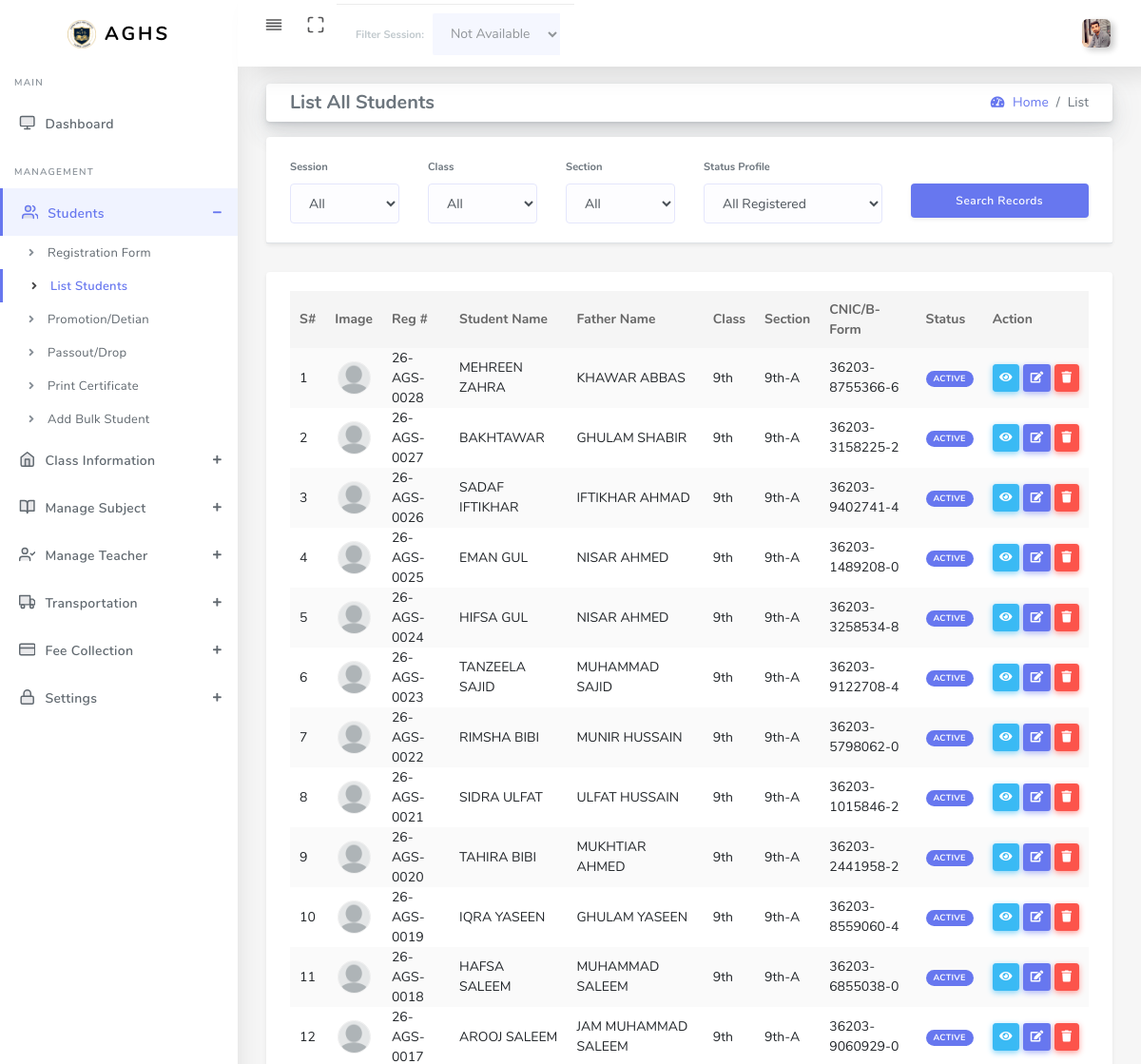
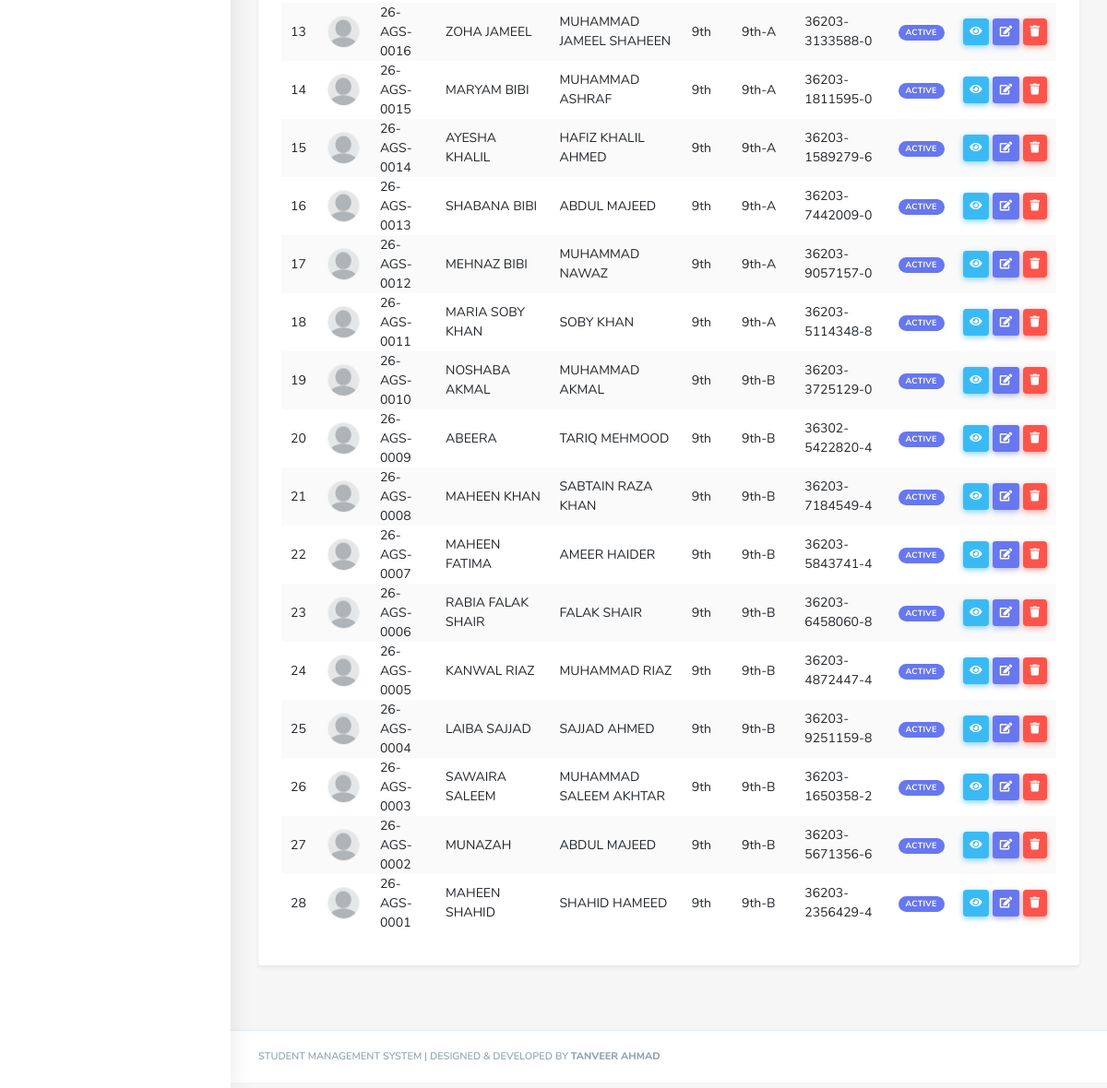
The page /student-list.php (signed in) on the database its author committed (2 pictures, top to bottom).
### tables this page shows
CREATE TABLE `school_settings` (
  `id` int(11) NOT NULL DEFAULT 1,
  `school_name` varchar(255) NOT NULL,
  `address` text DEFAULT NULL,
  `contact` varchar(20) DEFAULT NULL,
  `logo` varchar(255) DEFAULT NULL,
  `updated_at` timestamp NOT NULL DEFAULT current_timestamp() ON UPDATE current_timestamp(),
  PRIMARY KEY (`id`)
);

CREATE TABLE `students` (
  `id` int(11) NOT NULL AUTO_INCREMENT,
  `reg_no` varchar(50) NOT NULL,
  `admission_date` date NOT NULL,
  `session` varchar(20) DEFAULT NULL,
  `class_id` int(11) NOT NULL,
  `section_id` int(11) DEFAULT NULL,
  `medium` varchar(255) NOT NULL,
  `subject_group_id` int(11) DEFAULT NULL,
  `student_name` varchar(255) NOT NULL,
  `cnic_bform` varchar(20) DEFAULT NULL,
  `dob` date DEFAULT NULL,
  `gender` varchar(255) NOT NULL,
  `mother_language` varchar(50) DEFAULT NULL,
  `caste` varchar(50) DEFAULT NULL,
  `tehsil` varchar(255) NOT NULL,
  `district` varchar(255) NOT NULL,
  `student_contact` varchar(20) DEFAULT NULL,
  `student_address` text DEFAULT NULL,
  `guardian_name` varchar(255) DEFAULT NULL,
  `relation` varchar(50) DEFAULT NULL,
  `occupation` varchar(100) DEFAULT NULL,
  `guardian_address` text NOT NULL,
  `guardian_contact` varchar(20) DEFAULT NULL,
  `guardian_cnic` varchar(255) NOT NULL,
  `prev_school_name` varchar(255) DEFAULT NULL,
  `last_class` varchar(50) DEFAULT NULL,
  `passing_year` varchar(10) DEFAULT NULL,
  `board_name` varchar(100) DEFAULT NULL,
  `disability` enum('Yes','No') DEFAULT 'No',
  `hafiz_quran` enum('Yes','No') DEFAULT 'No',
  `transport` enum('Yes','No') DEFAULT 'No',
  `route_id` int(11) DEFAULT NULL,
  `interests` text DEFAULT NULL,
  `remarks` text DEFAULT NULL,
  `student_photo` longtext DEFAULT NULL,
  `cnic_doc` longtext DEFAULT NULL,
  `guardian_cnic_front` longtext DEFAULT NULL,
  `guardian_cnic_back` longtext DEFAULT NULL,
  `result_card_doc` longtext DEFAULT NULL,
  `created_at` timestamp NOT NULL DEFAULT current_timestamp(),
  `is_deleted` tinyint(1) DEFAULT 0,
  `is_promoted` tinyint(1) DEFAULT 0,
  `is_detained` tinyint(1) DEFAULT 0,
  `is_dropout` tinyint(1) DEFAULT 0,
  `is_passout` tinyint(1) DEFAULT 0,
  `is_certified` tinyint(1) DEFAULT 0,
  PRIMARY KEY (`id`),
  UNIQUE KEY `reg_no` (`reg_no`)
);

CREATE TABLE `classes` (
  `id` int(11) NOT NULL AUTO_INCREMENT,
  `class_name` varchar(100) NOT NULL,
  `numeric_name` varchar(50) NOT NULL,
  `teacher_id` int(11) DEFAULT NULL,
  `created_at` timestamp NOT NULL DEFAULT current_timestamp(),
  PRIMARY KEY (`id`),
  KEY `fk_class_teacher` (`teacher_id`),
  CONSTRAINT `fk_class_teacher` FOREIGN KEY (`teacher_id`) REFERENCES `teachers` (`id`) ON DELETE SET NULL ON UPDATE CASCADE
);

CREATE TABLE `sections` (
  `id` int(11) NOT NULL AUTO_INCREMENT,
  `section_name` varchar(100) NOT NULL,
  `nick_name` varchar(100) DEFAULT NULL,
  `class_id` int(11) NOT NULL,
  `teacher_id` int(11) DEFAULT NULL,
  PRIMARY KEY (`id`),
  KEY `class_id` (`class_id`),
  KEY `teacher_id` (`teacher_id`),
  CONSTRAINT `sections_ibfk_1` FOREIGN KEY (`class_id`) REFERENCES `classes` (`id`) ON DELETE CASCADE,
  CONSTRAINT `sections_ibfk_2` FOREIGN KEY (`teacher_id`) REFERENCES `teachers` (`id`) ON DELETE SET NULL
);

### student-list.php (the view, shortened to what the rows shown need)
<?php
require_once 'auth.php';
$export_fields = [
  'reg_no'           => 'Reg #',
  'student_name'     => 'Student Name',
  'guardian_name'    => 'Father Name',
  'class_name'       => 'Class',
  'section_name'     => 'Section',
  'cnic_bform'       => 'CNIC/B-Form',
  'dob'              => 'Date of Birth',
  'gender'           => 'Gender',
  'student_contact'  => 'Contact',
  'student_address'  => 'Address',
];
$where = ["s.is_deleted = 0"];
$params = [];
$query = "SELECT s.*, c.class_name, sec.section_name
          FROM students s
          LEFT JOIN classes c ON s.class_id = c.id
          LEFT JOIN sections sec ON s.section_id = sec.id
          WHERE " . implode(" AND ", $where) . " ORDER BY s.id DESC";
$stmt = $pdo->prepare($query);
$stmt->execute($params);
$students = $stmt->fetchAll(PDO::FETCH_ASSOC);
?>
<!DOCTYPE html>
<html lang="en">
<head>
  <link rel="stylesheet" href="assets/css/app.min.css">
  <link rel="stylesheet" href="assets/bundles/datatables/datatables.min.css">
  <link rel="stylesheet" href="assets/bundles/datatables/DataTables-1.10.16/css/dataTables.bootstrap4.min.css">
  <link rel="stylesheet" href="assets/css/style.css">
  <link rel="stylesheet" href="assets/css/components.css">
  <link rel="stylesheet" href="assets/css/custom.css">
</head>
<body>
  <div id="app">
    <div class="main-wrapper main-wrapper-1">
      <?php include 'include/navbar.php'; ?>
      <div class="main-sidebar sidebar-style-2"><?php include 'include/asidebar.php'; ?></div>
      <div class="main-content">
        <section class="section">
          <div class="section-body">
            <div class="card shadow-sm">
              <div class="card-body">
                <div class="table-responsive">
                  <table class="table table-striped table-hover" id="professionalExportTable" style="width:100%;">
                    <thead>
                      <tr>
                        <th>S#</th>
                        <th class="no-export">Image</th>
                        <?php
                        foreach ($export_fields as $col => $label) {
                          $is_hidden = !in_array($col, ['reg_no', 'student_name', 'guardian_name', 'class_name', 'section_name', 'cnic_bform']);
                          $cls = $is_hidden ? 'export-only' : '';
                          echo "<th class='$cls'>$label</th>";
                        }
                        ?>
                        <th>Status</th>
                        <th class="no-export">Action</th>
                      </tr>
                    </thead>
                    <tbody>
                      <?php $count = 1;
                      foreach ($students as $row): ?>
                        <tr>
                          <td><?= $count++ ?></td>
                          <td class="no-export text-center">
                            <img src="<?= (!empty($row['student_photo']) && file_exists($row['student_photo'])) ? $row['student_photo'] : 'assets/img/userdummypic.png' ?>" style="width: 35px; height: 35px; border-radius: 50%; object-fit: cover; border: 1px solid #eee;">
                          </td>
                          <?php
                          foreach ($export_fields as $col => $label) {
                            $is_hidden = !in_array($col, ['reg_no', 'student_name', 'guardian_name', 'class_name', 'section_name', 'cnic_bform']);
                            $cls = $is_hidden ? 'export-only' : '';
                            echo "<td class='$cls'>" . htmlspecialchars($row[$col]) . "</td>";
                          }
                          ?>
                          <td>
                            <?php
                            if ($row['is_passout']) echo '<span class="badge badge-success badge-status">Passout</span>';
                            elseif ($row['is_dropout']) echo '<span class="badge badge-danger badge-status">Dropout</span>';
                            else echo '<span class="badge badge-primary badge-status">Active</span>';
                            ?>
                          </td>
                          <td class="no-export">
                            <div class="d-flex">
                              <a href="student-detail-page.php?id=<?= $row['id'] ?>" class="btn btn-info btn-sm mr-1" title="View"><i class="fa fa-eye"></i></a>
                              <a href="student-edit-page.php?id=<?= $row['id'] ?>" class="btn btn-primary btn-sm mr-1" title="Edit"><i class="fa fa-edit"></i></a>
                              <button onclick="confirmDelete(<?= $row['id'] ?>)" class="btn btn-danger btn-sm" title="Archive"><i class="fa fa-trash"></i></button>
                            </div>
                          </td>
                        </tr>
                      <?php endforeach; ?>
                    </tbody>
                  </table>
                </div>
              </div>
            </div>
          </div>
        </section>
      </div>
    </div>
  </div>
</body>
</html>

### include/navbar.php (shortened to what the rows shown need)
<?php
if (isset($_SESSION['admin_id'])) {
    $admin_id = $_SESSION['admin_id'];
    $st_admin = $pdo->prepare("SELECT full_name, profile_pic FROM admins WHERE id = ?");
    $st_admin->execute([$admin_id]);
    $admin_data = $st_admin->fetch(PDO::FETCH_ASSOC);
    $display_pic = (!empty($admin_data['profile_pic']) && file_exists('uploads/' . $admin_data['profile_pic']))
                   ? 'uploads/' . $admin_data['profile_pic']
                   : 'assets/img/user.png';
} else {
    $display_name = "Admin";
    $display_pic = "assets/img/user.png";
}
?>
<nav class="navbar navbar-expand-lg main-navbar sticky">
    <ul class="navbar-nav navbar-right">
        <li class="dropdown">
            <a href="#" data-toggle="dropdown" class="nav-link dropdown-toggle nav-link-lg nav-link-user">
                <img alt="image" src="<?= $display_pic ?>" class="user-img-radious-style" style="width:30px; height:30px; object-fit:cover;">
            </a>
        </li>
    </ul>
</nav>

### include/asidebar.php (shortened to what the rows shown need)
<?php
$school_settings = $pdo->query("SELECT * FROM school_settings LIMIT 1")->fetch(PDO::FETCH_ASSOC);
$sch_logo    = (!empty($school_settings['logo']) && file_exists('uploads/' . $school_settings['logo']))
  ? 'uploads/' . $school_settings['logo']
  : 'assets/img/agslogo.png';
?>
<aside id="sidebar-wrapper">
  <div class="sidebar-brand">
    <a href="dashboard.php">
      <img alt="image" src="<?= $sch_logo ?>" class="header-logo" />
      <span class="logo-name">AGHS</span>
    </a>
  </div>
</aside>

### rows shown on the page
school_settings: logo (picture)
students: reg_no "26-AGS-0028", student_name "MEHREEN ZAHRA", guardian_name "KHAWAR ABBAS", class.class_name "9th", section.section_name "9th-A", cnic_bform "36203-8755366-6", is_passout "ACTIVE"
students: reg_no "26-AGS-0027", student_name "BAKHTAWAR", guardian_name "GHULAM SHABIR", class.class_name "9th", section.section_name "9th-A", cnic_bform "36203-3158225-2", is_passout "ACTIVE"
students: reg_no "26-AGS-0026", student_name "SADAF IFTIKHAR", guardian_name "IFTIKHAR AHMAD", class.class_name "9th", section.section_name "9th-A", cnic_bform "36203-9402741-4", is_passout "ACTIVE"
students: reg_no "26-AGS-0025", student_name "EMAN GUL", guardian_name "NISAR AHMED", class.class_name "9th", section.section_name "9th-A", cnic_bform "36203-1489208-0", is_passout "ACTIVE"
students: reg_no "26-AGS-0024", student_name "HIFSA GUL", guardian_name "NISAR AHMED", class.class_name "9th", section.section_name "9th-A", cnic_bform "36203-3258534-8", is_passout "ACTIVE"
students: reg_no "26-AGS-0023", student_name "TANZEELA SAJID", guardian_name "MUHAMMAD SAJID", class.class_name "9th", section.section_name "9th-A", cnic_bform "36203-9122708-4", is_passout "ACTIVE"
students: reg_no "26-AGS-0022", student_name "RIMSHA BIBI", guardian_name "MUNIR HUSSAIN", class.class_name "9th", section.section_name "9th-A", cnic_bform "36203-5798062-0", is_passout "ACTIVE"
students: reg_no "26-AGS-0021", student_name "SIDRA ULFAT", guardian_name "ULFAT HUSSAIN", class.class_name "9th", section.section_name "9th-A", cnic_bform "36203-1015846-2", is_passout "ACTIVE"
students: reg_no "26-AGS-0020", student_name "TAHIRA BIBI", guardian_name "MUKHTIAR AHMED", class.class_name "9th", section.section_name "9th-A", cnic_bform "36203-2441958-2", is_passout "ACTIVE"
students: reg_no "26-AGS-0019", student_name "IQRA YASEEN", guardian_name "GHULAM YASEEN", class.class_name "9th", section.section_name "9th-A", cnic_bform "36203-8559060-4", is_passout "ACTIVE"
students: reg_no "26-AGS-0018", student_name "HAFSA SALEEM", guardian_name "MUHAMMAD SALEEM", class.class_name "9th", section.section_name "9th-A", cnic_bform "36203-6855038-0", is_passout "ACTIVE"
students: reg_no "26-AGS-0017", student_name "AROOJ SALEEM", guardian_name "JAM MUHAMMAD SALEEM", class.class_name "9th", section.section_name "9th-A", cnic_bform "36203-9060929-0", is_passout "ACTIVE"
students: reg_no "26-AGS-0016", student_name "ZOHA JAMEEL", guardian_name "MUHAMMAD JAMEEL SHAHEEN", class.class_name "9th", section.section_name "9th-A", cnic_bform "36203-3133588-0", is_passout "ACTIVE"
students: reg_no "26-AGS-0015", student_name "MARYAM BIBI", guardian_name "MUHAMMAD ASHRAF", class.class_name "9th", section.section_name "9th-A", cnic_bform "36203-1811595-0", is_passout "ACTIVE"
students: reg_no "26-AGS-0014", student_name "AYESHA KHALIL", guardian_name "HAFIZ KHALIL AHMED", class.class_name "9th", section.section_name "9th-A", cnic_bform "36203-1589279-6", is_passout "ACTIVE"
students: reg_no "26-AGS-0013", student_name "SHABANA BIBI", guardian_name "ABDUL MAJEED", class.class_name "9th", section.section_name "9th-A", cnic_bform "36203-7442009-0", is_passout "ACTIVE"
students: reg_no "26-AGS-0012", student_name "MEHNAZ BIBI", guardian_name "MUHAMMAD NAWAZ", class.class_name "9th", section.section_name "9th-A", cnic_bform "36203-9057157-0", is_passout "ACTIVE"
students: reg_no "26-AGS-0011", student_name "MARIA SOBY KHAN", guardian_name "SOBY KHAN", class.class_name "9th", section.section_name "9th-A", cnic_bform "36203-5114348-8", is_passout "ACTIVE"
students: reg_no "26-AGS-0010", student_name "NOSHABA AKMAL", guardian_name "MUHAMMAD AKMAL", class.class_name "9th", section.section_name "9th-B", cnic_bform "36203-3725129-0", is_passout "ACTIVE"
students: reg_no "26-AGS-0009", student_name "ABEERA", guardian_name "TARIQ MEHMOOD", class.class_name "9th", section.section_name "9th-B", cnic_bform "36302-5422820-4", is_passout "ACTIVE"
students: reg_no "26-AGS-0008", student_name "MAHEEN KHAN", guardian_name "SABTAIN RAZA KHAN", class.class_name "9th", section.section_name "9th-B", cnic_bform "36203-7184549-4", is_passout "ACTIVE"
students: reg_no "26-AGS-0007", student_name "MAHEEN FATIMA", guardian_name "AMEER HAIDER", class.class_name "9th", section.section_name "9th-B", cnic_bform "36203-5843741-4", is_passout "ACTIVE"
students: reg_no "26-AGS-0006", student_name "RABIA FALAK SHAIR", guardian_name "FALAK SHAIR", class.class_name "9th", section.section_name "9th-B", cnic_bform "36203-6458060-8", is_passout "ACTIVE"
students: reg_no "26-AGS-0005", student_name "KANWAL RIAZ", guardian_name "MUHAMMAD RIAZ", class.class_name "9th", section.section_name "9th-B", cnic_bform "36203-4872447-4", is_passout "ACTIVE"
students: reg_no "26-AGS-0004", student_name "LAIBA SAJJAD", guardian_name "SAJJAD AHMED", class.class_name "9th", section.section_name "9th-B", cnic_bform "36203-9251159-8", is_passout "ACTIVE"
students: reg_no "26-AGS-0003", student_name "SAWAIRA SALEEM", guardian_name "MUHAMMAD SALEEM AKHTAR", class.class_name "9th", section.section_name "9th-B", cnic_bform "36203-1650358-2", is_passout "ACTIVE"
students: reg_no "26-AGS-0002", student_name "MUNAZAH", guardian_name "ABDUL MAJEED", class.class_name "9th", section.section_name "9th-B", cnic_bform "36203-5671356-6", is_passout "ACTIVE"
students: reg_no "26-AGS-0001", student_name "MAHEEN SHAHID", guardian_name "SHAHID HAMEED", class.class_name "9th", section.section_name "9th-B", cnic_bform "36203-2356429-4", is_passout "ACTIVE"

### other values the page prints
$label "Reg #"
$label "Student Name"
$label "Father Name"
$label "Class"
$label "Section"
$label "CNIC/B-Form"
